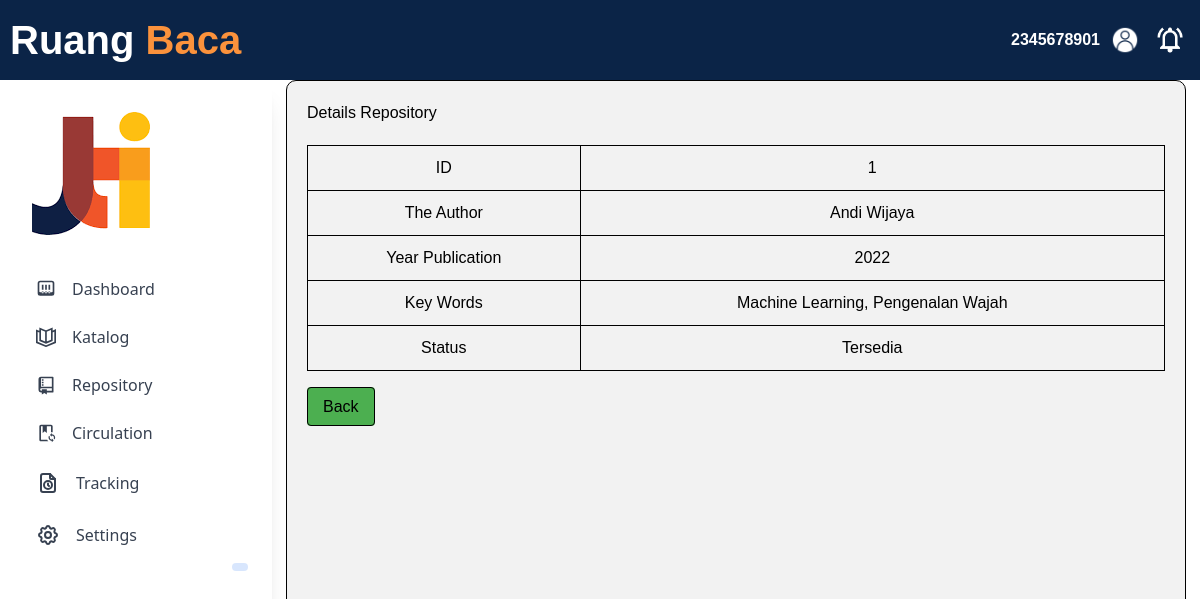
/App/Admin/detailsrepo.php?id=1 (signed in), run on the app's committed database.
### tables this page shows
CREATE TABLE `repository` (
  `id_repo` int(11) NOT NULL,
  `Judul_repo` varchar(255) NOT NULL,
  `pengarang` varchar(50) NOT NULL,
  `tahun_terbit` year(4) NOT NULL,
  `Kata_Kunci` varchar(255) NOT NULL,
  `status_repo` varchar(20) NOT NULL
);

### App/Admin/detailsrepo.php (the view, shortened to what this page needs)
<?php
require_once "../../Config/Connection.php";
class RepositoryDetails
{
    private $conn;
    public function __construct($conn)
    {
        $this->conn = $conn;
    }
    public function getRepositoryDetails($id)
    {
        $id = mysqli_real_escape_string($this->conn, $id);
        $query = "SELECT * FROM repository WHERE id_repo = $id";
        $result = mysqli_query($this->conn, $query);
        if ($result) {
            return mysqli_fetch_assoc($result);
        } else {
            return false;
        }
    }
}
$repositoryDetails = new RepositoryDetails($conn);
if (isset($_GET['id'])) {
    $id = $_GET['id'];
    $dataRepo = $repositoryDetails->getRepositoryDetails($id);
    if ($dataRepo) {
?>
<!DOCTYPE html>
<html lang="en">
<head>
    <link rel="stylesheet" href="../../style/fitur.css">
</head>
<body>
    <?php
    include('../headeruser.php');
    ?>
    <div class="content">
        <div id="sidebar">
            <?php
            include('../sidebaradmin.php');
            ?>
            <div class="isi">
                <h1>Details Repository</h1>
                <table>
                    <tbody>
                        <?php if (isset($dataRepo['id_repo'])) : ?>
                            <tr>
                                <td>ID</td>
                                <td><?php echo $dataRepo['id_repo']; ?></td>
                            </tr>
                        <?php endif; ?>
                        <?php if (isset($dataRepo['pengarang'])) : ?>
                            <tr>
                                <td>The Author</td>
                                <td><?php echo $dataRepo['pengarang']; ?></td>
                            </tr>
                        <?php endif; ?>
                        <?php if (isset($dataRepo['tahun_terbit'])) : ?>
                            <tr>
                                <td>Year Publication</td>
                                <td><?php echo $dataRepo['tahun_terbit']; ?></td>
                            </tr>
                        <?php endif; ?>
                        <?php if (isset($dataRepo['Kata_Kunci'])) : ?>
                            <tr>
                                <td>Key Words</td>
                                <td><?php echo $dataRepo['Kata_Kunci']; ?></td>
                            </tr>
                        <?php endif; ?>
                        <?php if (isset($dataRepo['status_repo'])) : ?>
                            <tr>
                                <td>Status</td>
                                <td><?php echo $dataRepo['status_repo']; ?></td>
                            </tr>
                        <?php endif; ?>
                    </tbody>
                </table>
                <br>
                <a href="repository.php" class="back-btn">Back</a>
            </div>
</body>
</html>
<?php
    } else {
        echo "Error fetching repository details.";
    }
} else {
    echo "Invalid repository ID.";
}
?>

### style/fitur.css (style rules this page uses)
body { font-family: Arial, sans-serif; margin: 0; padding: 0; }
.content { flex: 1; display: flex; }
.isi { padding: 20px; background-color: #f2f2f2; border-radius: 10px; margin-left: 3rem; flex-basis: 75%; }
table { width: 100%; border-collapse: collapse; margin-top: 20px; }
th, td { border: 1px solid #000; padding: 10px; text-align: center; }

### style/header.css (style rules this page uses)
body { margin: 0; padding: 0; font-family: Arial, sans-serif; display: flex; flex-direction: column; min-height: 100vh; }

### App/Admin/detailsrepo.php (style rules this page uses)
body { font-family: 'Arial', sans-serif; margin: 20px; }
.content { display: flex; }
.isi { border: 1px solid black; margin-left: auto; margin-right: auto; }
.back-btn { background-color: #4CAF50; border: 1.5px solid black; padding: 10px 15px; border-radius: 4px; cursor: pointer; }

### data on the page
repository: id_repo "1", pengarang "Andi Wijaya", tahun_terbit "2022", Kata_Kunci "Machine Learning, Pengenalan Wajah", status_repo "Tersedia"

### other printed values
$_SESSION['username'] "2345678901"
